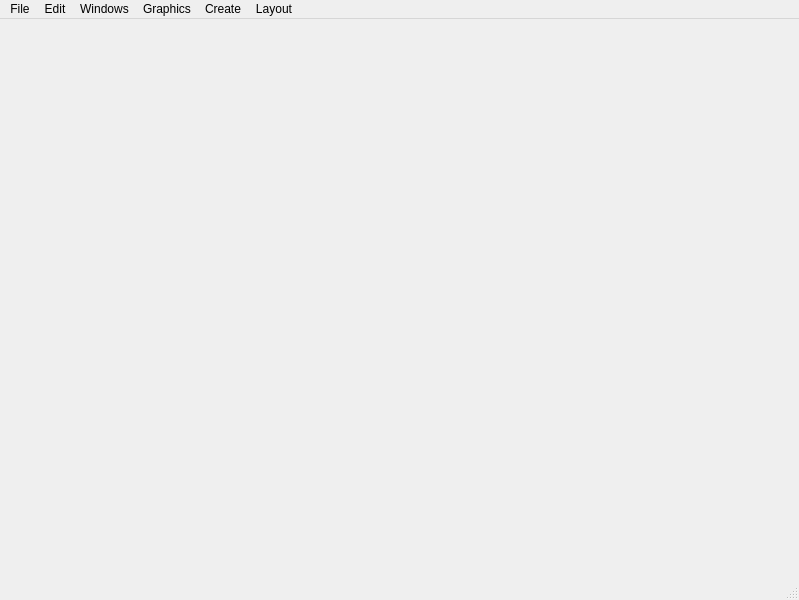
<?xml version="1.0" encoding="UTF-8"?>
<ui version="4.0">
 <class>MainWindow</class>
 <widget class="QMainWindow" name="MainWindow">
  <property name="geometry">
   <rect>
    <x>0</x>
    <y>0</y>
    <width>799</width>
    <height>600</height>
   </rect>
  </property>
  <property name="windowTitle">
   <string>MainWindow</string>
  </property>
  <widget class="QWidget" name="centralwidget">
   <layout class="QVBoxLayout" name="verticalLayout_2">
    <property name="spacing">
     <number>0</number>
    </property>
    <property name="leftMargin">
     <number>0</number>
    </property>
    <property name="topMargin">
     <number>0</number>
    </property>
    <property name="rightMargin">
     <number>0</number>
    </property>
    <property name="bottomMargin">
     <number>0</number>
    </property>
   </layout>
  </widget>
  <widget class="QMenuBar" name="menubar">
   <property name="geometry">
    <rect>
     <x>0</x>
     <y>0</y>
     <width>799</width>
     <height>21</height>
    </rect>
   </property>
   <widget class="QMenu" name="menuFile">
    <property name="title">
     <string>File</string>
    </property>
    <addaction name="actionNew_Project"/>
    <addaction name="actionOpen_Project"/>
    <addaction name="actionSave_Project"/>
    <addaction name="separator"/>
   </widget>
   <widget class="QMenu" name="menuEdit">
    <property name="title">
     <string>Edit</string>
    </property>
    <addaction name="actionProject_Settings"/>
    <addaction name="actionEngine_Settings"/>
   </widget>
   <widget class="QMenu" name="menuWindows">
    <property name="title">
     <string>Windows</string>
    </property>
   </widget>
   <widget class="QMenu" name="menuGraphics">
    <property name="title">
     <string>Graphics</string>
    </property>
    <addaction name="actionLighting_Settings"/>
    <addaction name="actionEnvironment_Settings"/>
    <addaction name="actionDebug_Modes"/>
   </widget>
   <widget class="QMenu" name="menuCreate">
    <property name="title">
     <string>Create</string>
    </property>
    <widget class="QMenu" name="menuComponent">
     <property name="title">
      <string>Add Component</string>
     </property>
     <addaction name="actionCamera"/>
     <addaction name="actionLight"/>
     <addaction name="actionLuaScript"/>
     <addaction name="actionMeshRenderer"/>
     <addaction name="actionSpriteRenderer"/>
    </widget>
    <widget class="QMenu" name="menuPrimitive">
     <property name="title">
      <string>Primitive</string>
     </property>
     <addaction name="actionPlane"/>
     <addaction name="actionCube"/>
     <addaction name="actionSphere"/>
     <addaction name="actionCylinder"/>
     <addaction name="actionTerrain"/>
    </widget>
    <widget class="QMenu" name="menuImport">
     <property name="title">
      <string>Import</string>
     </property>
     <addaction name="actionModel"/>
     <addaction name="actionTexture"/>
     <addaction name="actionShader"/>
    </widget>
    <addaction name="actionEntity"/>
    <addaction name="actionLua_Script"/>
    <addaction name="menuPrimitive"/>
    <addaction name="menuComponent"/>
    <addaction name="separator"/>
    <addaction name="menuImport"/>
   </widget>
   <widget class="QMenu" name="menulayout">
    <property name="title">
     <string>Layout</string>
    </property>
    <addaction name="actionSave_layout"/>
    <addaction name="actionRestore_layout"/>
    <addaction name="actionClear_layout"/>
   </widget>
   <addaction name="menuFile"/>
   <addaction name="menuEdit"/>
   <addaction name="menuWindows"/>
   <addaction name="menuGraphics"/>
   <addaction name="menuCreate"/>
   <addaction name="menulayout"/>
  </widget>
  <widget class="QStatusBar" name="statusbar"/>
  <action name="actionLighting_Settings">
   <property name="text">
    <string>Lighting Settings</string>
   </property>
  </action>
  <action name="actionEnvironment_Settings">
   <property name="text">
    <string>Environment Settings</string>
   </property>
  </action>
  <action name="actionEntity">
   <property name="text">
    <string>Entity</string>
   </property>
  </action>
  <action name="actionID">
   <property name="text">
    <string>ID</string>
   </property>
  </action>
  <action name="actionTag">
   <property name="text">
    <string>Tag</string>
   </property>
  </action>
  <action name="actionCamera">
   <property name="text">
    <string>Camera</string>
   </property>
  </action>
  <action name="actionTransform">
   <property name="text">
    <string>Transform</string>
   </property>
  </action>
  <action name="actionMeshRenderer">
   <property name="text">
    <string>MeshRenderer</string>
   </property>
  </action>
  <action name="actionSpriteRenderer">
   <property name="text">
    <string>SpriteRenderer</string>
   </property>
  </action>
  <action name="actionLuaScript">
   <property name="text">
    <string>LuaScript</string>
   </property>
  </action>
  <action name="actionLua_Script">
   <property name="text">
    <string>Lua Script</string>
   </property>
  </action>
  <action name="actionPlane">
   <property name="text">
    <string>Plane</string>
   </property>
  </action>
  <action name="actionCube">
   <property name="text">
    <string>Cube</string>
   </property>
  </action>
  <action name="actionSphere">
   <property name="text">
    <string>Sphere</string>
   </property>
  </action>
  <action name="actionCylinder">
   <property name="text">
    <string>Cylinder</string>
   </property>
  </action>
  <action name="actionTerrain">
   <property name="text">
    <string>Terrain</string>
   </property>
  </action>
  <action name="actionModel">
   <property name="text">
    <string>Model</string>
   </property>
  </action>
  <action name="actionTexture">
   <property name="text">
    <string>Texture</string>
   </property>
  </action>
  <action name="actionShader">
   <property name="text">
    <string>Shader</string>
   </property>
  </action>
  <action name="actionInspector">
   <property name="text">
    <string>Inspector</string>
   </property>
  </action>
  <action name="actionViewport">
   <property name="text">
    <string>Viewport</string>
   </property>
  </action>
  <action name="actionModel_2">
   <property name="text">
    <string>Model</string>
   </property>
  </action>
  <action name="actionLight">
   <property name="text">
    <string>Light</string>
   </property>
  </action>
  <action name="actionScene_Hierarchy">
   <property name="text">
    <string>Scene Hierarchy</string>
   </property>
  </action>
  <action name="actionContent_Browser">
   <property name="text">
    <string>Content Browser</string>
   </property>
  </action>
  <action name="actionNew_Project">
   <property name="text">
    <string>New Project</string>
   </property>
  </action>
  <action name="actionOpen_Project">
   <property name="text">
    <string>Open Project</string>
   </property>
  </action>
  <action name="actionSave_Project">
   <property name="text">
    <string>Save Project</string>
   </property>
  </action>
  <action name="actionMaterial_Editor">
   <property name="text">
    <string>Material Editor</string>
   </property>
  </action>
  <action name="actionSave_layout">
   <property name="text">
    <string>Save layout</string>
   </property>
  </action>
  <action name="actionRestore_layout">
   <property name="text">
    <string>Restore layout</string>
   </property>
  </action>
  <action name="actionClear_layout">
   <property name="text">
    <string>Clear layout</string>
   </property>
  </action>
  <action name="actionWorld_Renderer_Settings">
   <property name="text">
    <string>World Renderer Settings</string>
   </property>
  </action>
  <action name="actionProject_Settings">
   <property name="text">
    <string>Project Settings</string>
   </property>
  </action>
  <action name="actionEngine_Settings">
   <property name="text">
    <string>Engine Settings</string>
   </property>
  </action>
  <action name="actionDebug_Modes">
   <property name="text">
    <string>Debug Modes</string>
   </property>
  </action>
 </widget>
 <resources>
  <include location="../../../Resources/RZEResources.qrc"/>
 </resources>
 <connections/>
</ui>
